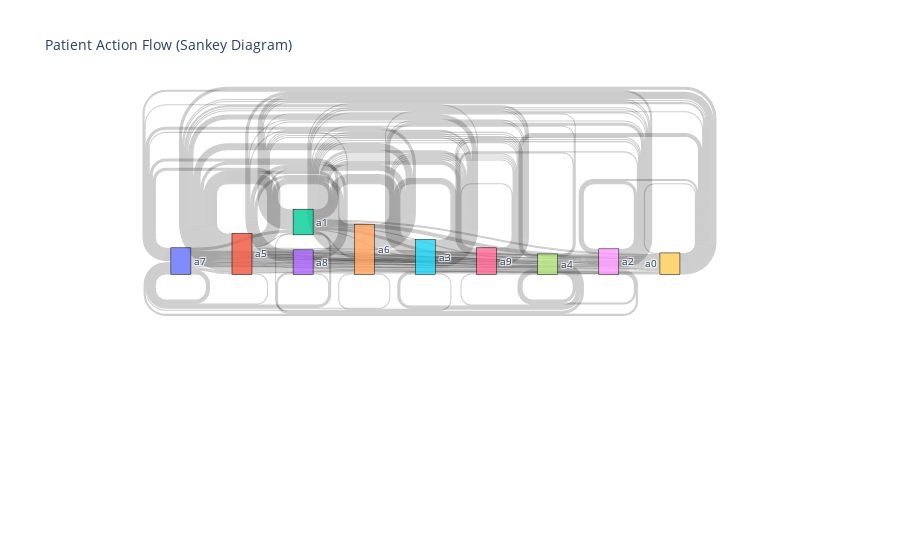

This figure's notebook cell:
### Code cell
# Display activity_log as a DataFrame (tabular form)
activity_df = pd.DataFrame(activity_log)
display(activity_df.head(20))  # Show first 20 rows for brevity

# Graphical visualization: Sankey diagram for patient flow between actions
import plotly.graph_objects as go

# filter to one example patient for clarity
example_patient_df = activity_df[activity_df['patient_id'] == 3]
#example_patient_df = activity_df

# Prepare data for Sankey diagram
filtered_df = example_patient_df.dropna(subset=['previous_action', 'action_name'])
sources = filtered_df['previous_action']
targets = filtered_df['action_name']
labels = list(pd.unique(pd.concat([sources, targets])))
label_indices = {label: idx for idx, label in enumerate(labels)}
source_indices = sources.map(label_indices)
target_indices = targets.map(label_indices)
values = [1] * len(filtered_df)  # Each transition counts as 1

fig = go.Figure(data=[go.Sankey(
    node=dict(
        pad=15,
        thickness=20,
        line=dict(color="black", width=0.5),
        label=labels,
    ),
    link=dict(
        source=source_indices,
        target=target_indices,
        value=values,
    ))])

fig.update_layout(title_text="Patient Action Flow (Sankey Diagram)", font_size=10)
fig.show()

### Figure 1 — Plotly figure (JSON) as saved in the notebook; plotly's stock layout.template omitted (floating-point values rounded to 4 significant figures; data arrays with more than 128 entries replaced by an {"elided": "..."} marker saying what was removed)
{"data": [{"link": {"source": {"elided": "289 int values"}, "target": {"elided": "289 int values"}, "value": {"elided": "289 int values"}}, "node": {"label": ["a7", "a5", "a1", "a8", "a6", "a3", "a9", "a4", "a2", "a0"], "line": {"color": "black", "width": 0.5}, "pad": 15, "thickness": 20}, "type": "sankey"}], "layout": {"font": {"size": 10}, "title": {"text": "Patient Action Flow (Sankey Diagram)"}}}
